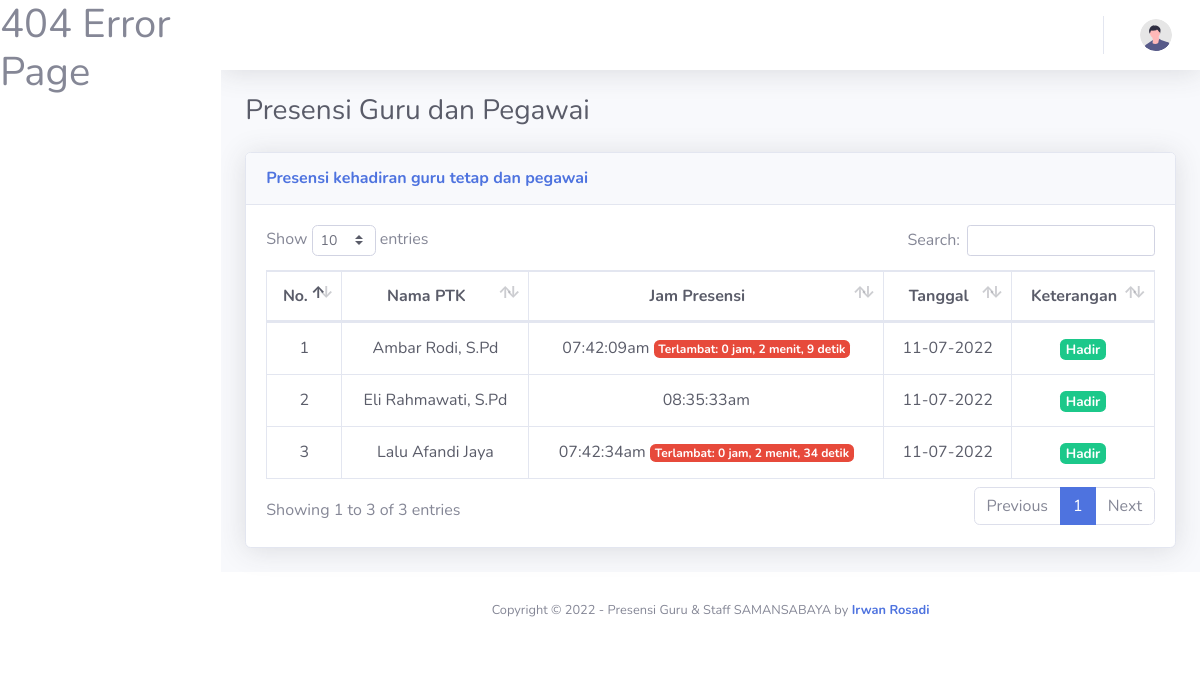
The page /Presensi.php on the database its author committed.
### tables this page shows
CREATE TABLE `tb_kehadiran` (
  `id_kehadiran` varchar(50) NOT NULL,
  `jam_presensi` varchar(50) NOT NULL,
  `keterangan` varchar(50) NOT NULL,
  `tanggal` varchar(50) NOT NULL,
  `bulan` varchar(50) NOT NULL,
  `id_PTK` varchar(50) NOT NULL,
  `keterlambatan` varchar(50) NOT NULL
);

CREATE TABLE `tb_ptk` (
  `id_PTK` char(5) NOT NULL,
  `nama_PTK` varchar(45) NOT NULL,
  `jk_PTK` char(2) NOT NULL,
  `jabatan_PTK` varchar(50) NOT NULL,
  `jenis_PTK` varchar(20) NOT NULL
);

CREATE TABLE `tb_jam_masuk` (
  `id_jam_masuk` char(3) NOT NULL,
  `jam_masuk` varchar(10) NOT NULL,
  `toleransi` varchar(10) NOT NULL
);

### Presensi.php (the view, shortened to what this page needs)
<?php
   require_once 'Layout/Header.php';
   require_once 'Koneksi.php';
 ?>
<div class="container-fluid">
<div class="d-sm-flex align-items-center justify-content-between mb-4">
  <h1 class="h3 mb-0 text-gray-800">Presensi Guru dan Pegawai</h1>
</div>
        <div class="card shadow mb-4">
            <div class="card-header py-3">
            <h6 class="m-0 font-weight-bold text-primary">Presensi kehadiran guru tetap dan pegawai</h6>
            </div>
                <div class="card-body">
                    <div class="table-responsive">
                        <table class="table table-bordered text-gray-800" id="dataTable" width="100%" cellspacing="0">
                           <thead>
                              <tr align='center' bgcolor=''>
                                 <th>No.</th>
                                 <th>Nama PTK</th>
                                 <th>Jam Presensi</th>
                                 <th>Tanggal</th>
                                 <th>Keterangan</th>
                              </tr>
                           </thead>
                           <tbody>
                            <?php
                              $waktu = date("H:i:sa");
                              $aaa = "SELECT * FROM tb_jam_masuk ";
                              $bbb = mysqli_query($koneksi, $aaa);
                              while($ooo = mysqli_fetch_array($bbb))
                                 $waktu = $ooo['toleransi']
                              ?>
                                 <?php
                                 $no = 1;
                                 $query = mysqli_query($koneksi, "SELECT * FROM tb_kehadiran, tb_ptk
                                 WHERE tb_ptk.id_PTK = tb_kehadiran.id_PTK");
                                 if(mysqli_num_rows($query) > 0){
                                 while ($data = mysqli_fetch_array($query)) {
                              ?>
                                 <tr align="center">
                                    <td><?php echo $no++?></td>
                                    <td><?php echo $data['nama_PTK'];?>
                                    </td>
                                    <td><?php echo $data['jam_presensi'];?>
                                    <?php
                                     $kamuuuuu = $data['jam_presensi'];
                                     $kamuuuuu2 = $data['keterlambatan'];
                                       if ($kamuuuuu == 0) {
                                    ?>
                                    <?php } elseif ($kamuuuuu2 == 0) { ?>
                                    <?php
                                        } else{
                                    ?>
                                       <span class='badge badge-danger'>
                                          <?php
                                          $awal  = strtotime($waktu);
                                          $akhir = strtotime($data['jam_presensi']);
                                          $diff  = $akhir - $awal;
                                          $jam   = floor($diff / (60 * 60));
                                          $menit = $diff - ( $jam * (60 * 60) );
                                          $detik = $diff % 60;
                                          echo 'Terlambat: ' . $jam .  ' jam, ' . floor( $menit / 60 ) . ' menit, ' . $detik . ' detik';
                                          ?>
                                       </span>
                                    <?php
                                       }
                                    ?>
                                    </td>
                                    <td><?php echo $data['tanggal'];?></td>
                                    <?php
                                       $kamu = $data['keterangan'];
                                       if($kamu == 'Hadir'){
                                    ?>
                                       <td><font size="4"><span class="badge badge-success"><?php echo $data['keterangan'];?></span></font></td>
                                    <?php
                                       }elseif ($kamu == 'Alpa') {
                                    ?>
                                       <td><font size="4"><span class="badge badge-danger"><?php echo $data['keterangan'];?></span></font></td>
                                    <?php
                                       }else{
                                    ?>
                                       <td><font size="4"><span class="badge badge-warning"><?php echo $data['keterangan'];?></span></font></td>
                                    <?php
                                    }
                                    ?>
                                 </tr>
                                 <?php }}else{ ?>
                                 <tr>
                                    <td colspan="5" align="center"><h6 style="font-weight: bold; color:red; font-size:15px;">Data Kosong<h6></td>
                                 </tr>
                              <?php } ?>
                           </tbody>
                        </table>
                    </div>
                </div>
            </div>
            </div>
        </div>
<?php
     require_once 'Layout/Footer.php';

### Layout/Header.php (style rules this page uses)
.table > tbody > tr > * { vertical-align: middle; }

### rows shown on the page
tb_kehadiran: id_PTK.nama_PTK "Ambar Rodi, S.Pd", jam_presensi "07:42:09am", jam_presensi.toleransi "0", floor($menit/60) "2", jam_presensi.toleransi "9", tanggal "11-07-2022", keterangan "Hadir"
tb_kehadiran: id_PTK.nama_PTK "Eli Rahmawati, S.Pd", jam_presensi "08:35:33am", tanggal "11-07-2022", keterangan "Hadir"
tb_kehadiran: id_PTK.nama_PTK "Lalu Afandi Jaya", jam_presensi "07:42:34am", jam_presensi.toleransi "0", floor($menit/60) "2", jam_presensi.toleransi "34", tanggal "11-07-2022", keterangan "Hadir"
